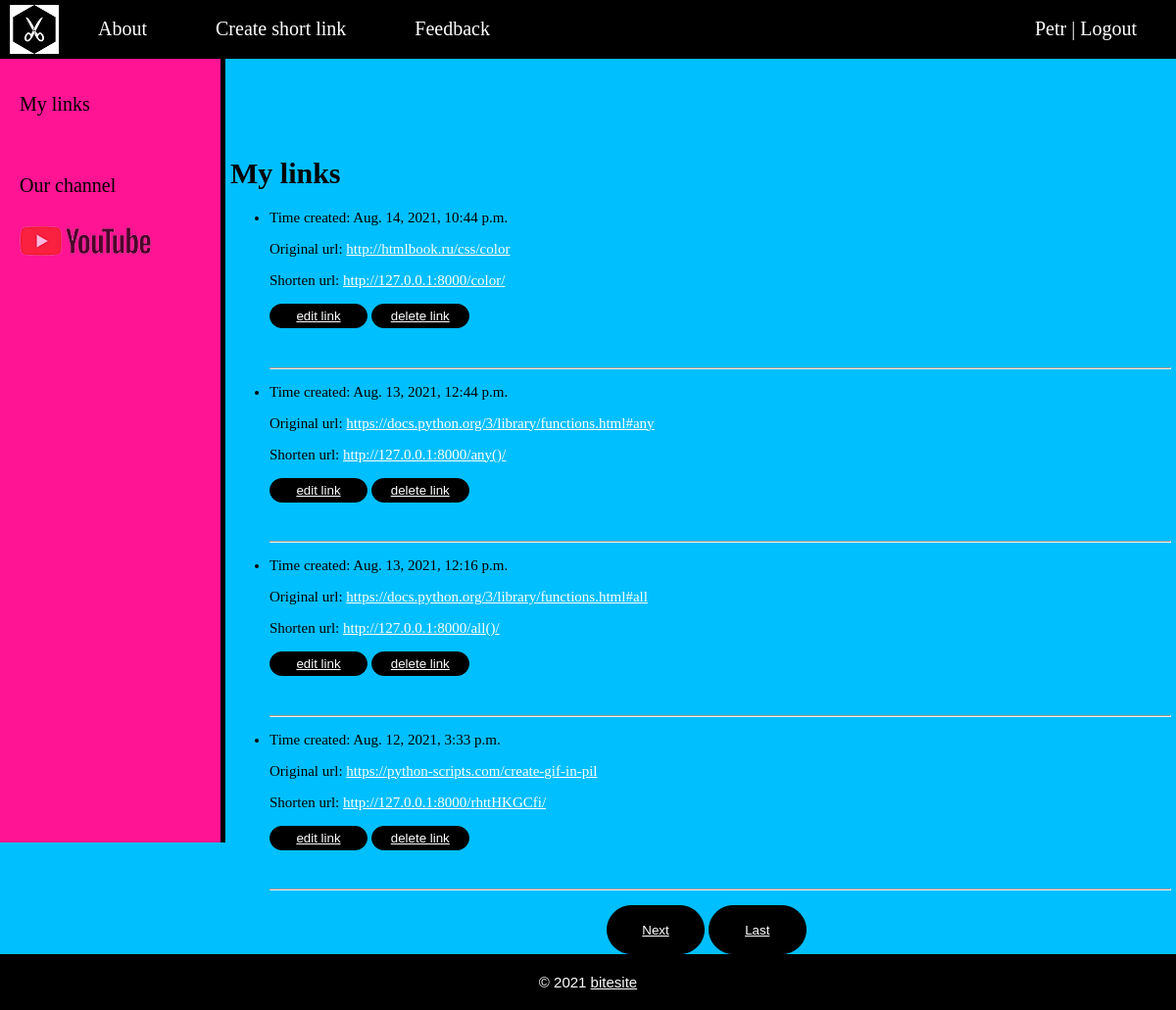
The page /-/my_links/ (signed in) on the database its author committed.
### shortener/models.py (models this page shows, shortened)
class Links(models.Model):
    original_url = models.URLField(max_length=255, verbose_name='Original url')
    shorten_url = models.CharField(max_length=25, blank=True, verbose_name='Short link', db_index=True)
    time_create = models.DateTimeField(auto_now_add=True, verbose_name='Time create')
    user = models.ForeignKey(UserModel, on_delete=models.SET_NULL, null=True, blank=True)
    class Meta:
        verbose_name = 'Links'
        verbose_name_plural = 'Links'
        ordering = ['-time_create', 'original_url']

### shortener/views.py (the view)
# urls.py: path('my_links/', MyLinks.as_view(), name='my_links'),
class MyLinks(LoginRequiredMixin, ListView):
    login_url = 'login'
    redirect_field_name = login_url
    model = Links
    paginate_by = 4
    template_name = 'shortener/my_links.html'
    context_object_name = 'links'
    title = 'My links'
    def get_queryset(self):
        my_links = Links.objects.filter(user=self.request.user)
        return my_links
    def get_context_data(self, *, object_list=None, **kwargs):
        context = super().get_context_data(**kwargs)
        context['title'] = self.title
        return context

### shortener/context_processors.py (called while the page is built)
def get_menu(request):
    return {
        'menu': menu
    }

### shortener/templates/shortener/my_links.html (shortened to what this page needs)
{% extends 'shortener/main.html' %}
{% block content%}
<h1>{{ title }}</h1>
    <ul class="">
        {% for link in links %}
        <li>
            <div class="">
                <p class="">Time created: {{ link.time_create }}</p>
                <p class="">Original url: <a href="{{ link.original_url }}"> {{ link.original_url }} </a></p>
                <p class="">Shorten url: <a href="{{ link.original_url }}"> http://127.0.0.1:8000/{{ link.shorten_url }}/ </a></p>
                <p>
                    <button class="link-edit_del"><a href="{% url 'edit_short_link' link.id %}">edit link</a></button>
                    <button class="link-edit_del"><a href="{% url 'delete_short_link' link.id %}">delete link</a></button>
                </p>
                <br>
            </div>
        </li>
        <hr>
        {% endfor %}
    </ul>
    {% if is_paginated %}
    <div class="pagination">
        {% if page_obj.has_next %}
            <button class="pag-btn" type="button"><a href="?page={{ page_obj.next_page_number }}&{{ filter }}">Next</a></button>
            <button class="pag-btn" type="button"><a href="?page={{ page_obj.paginator.num_pages }}&{{ filter }}">Last</a></button>
        {% endif %}
    </div>
    {% endif %}
{% endblock %}

### shortener/templates/shortener/main.html (shortened to what this page needs)
{% load static %}
<!DOCTYPE html>
<html>
<head>
	<link type="text/css" href="{% static 'shortener/css/styles.css' %}" rel="stylesheet" />
</head>
<body>
{% block mainmenu %}
		<div class="header">
			<ul class="mainmenu">
			<li class="logo"><a href="{% url 'home' %}"><div class="logo"></div></a></li>
                {% for m in menu %}
                    <li><a href="{% url m.url_name %}">{{ m.title }}</a></li>
                {% endfor %}
                {% if request.user.is_authenticated %}
                    <li class="last"> {{ user.username }} | <a  href="{% url 'logout' %}">Logout</a></li>
                {% else %}
                    <li class="last"><a href="{% url 'register' %}">Registration</a> | <a href="{% url 'login' %}">Login</a></li>
                {% endif %}
            </ul>
		</div>
{% endblock mainmenu %}
	<div class="left-chapters">
        <ul class="">
            <li><a href="{% url 'my_links' %}">My links</a></li>
            <li class="share">
            <p>Our channel</p>
            <a class="share-yt" href="https://www.youtube.com/channel/UCHUNkfiqS3djb4xwQ-M5OgA" target="_blank" rel="nofollow"></a>
            </li>
        </ul>
    </div>
	<div class="content-text">
        {% block content %}
        {% endblock %}
	</div>
<footer>
    <p>&copy; 2021 <a href="{% url 'home' %}">bitesite</a></p>
</footer>
</body>
</html>

### shortener/static/shortener/css/styles.css (style rules this page uses)
html, body { font-family: 'Verdana'; background: deepskyblue; margin: 0; padding: 0; height: 100%; width: 100%; color: #444; }
a { color: white; }
.header { background: black; height: 60px; }
.logo { background: url('../images/logo3.png') no-repeat 10px 5px; width: 70px; height: 60px; }
ul.mainmenu { list-style: none; margin: 0; padding: 0; height: 60px; color: white; font-size: 20px; overflow: hidden; }
ul.mainmenu li { float: left; margin: 18px 40px 0 30px; }
ul.mainmenu li.logo { margin: 0; }
ul.mainmenu li.last { float: right; }
ul.mainmenu li a { color: white; text-decoration: none; }
.left-chapters { margin: 0; background: deeppink; border-right: 5px solid black; height: 100%; width: 225px; float: left; }
.left-chapters ul { width: 200px; min-height: 100%; margin: 0; padding: 20px 10px 10px 20px; list-style: none; font-size: 20px; }
.left-chapters ul li { margin: 15px 0 0 0; color: #999; }
.left-chapters ul li a { color: black; text-decoration: none; }
.left-chapters ul li.share { margin: 60px 0 0 0; }
.left-chapters ul li.share p { margin: 30px 0 30px 0; color: black; }
.left-chapters ul li.share a { display: inline-block; width: 40px; height: 40px; margin: 0 20px 0 0; }
.left-chapters ul li.share a.share-yt { width: 100%; height: 30px; background: url('../images/share_yt.png') no-repeat 0 0 }
.content-text { background: inherit; margin-left: 235px; margin-right: 5px; margin-top: 100px; color: black; font-size: 15px; font-family: 'Verdana'; }
.content-text h1 { font-size: 30px; }
.pagination { margin-left: 40%; }
.pag-btn { width: 100px; height: 50px; border: 1px solid black; border-radius: 25px; background-color: black; color: white; -webkit-transition-duration: 0.4s; transition-duration: 0.4s; }
.link-edit_del { width: 100px; height: 25px; border: 1px solid black; border-radius: 25px; background-color: black; color: white; -webkit-transition-duration: 0.4s; transition-duration: 0.4s; }
footer { bottom: 0; width: 100%; box-sizing: border-box; background: black; padding: 5px; color: white; font-size: 15px; font-family: Verdana, Geneva, Arial, Helvetica; text-align: center; overflow: hidden; }

### rows shown on the page
Links: time_create "Aug. 14, 2021, 10:44 p.m.", original_url "http://htmlbook.ru/css/color", shorten_url "color"
Links: time_create "Aug. 13, 2021, 12:44 p.m.", original_url "https://docs.python.org/3/library/functions.html#any", shorten_url "any()"
Links: time_create "Aug. 13, 2021, 12:16 p.m.", original_url "https://docs.python.org/3/library/functions.html#all", shorten_url "all()"
Links: time_create "Aug. 12, 2021, 3:33 p.m.", original_url "https://python-scripts.com/create-gif-in-pil", shorten_url "rhttHKGCfi"

### other values the page prints
{{ m.title }} "About" "Create short link" "Feedback"
{{ user.username }} "Petr"
{{ title }} "My links"
